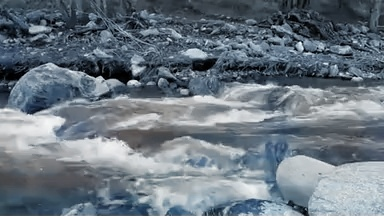
%> input picture project_code/colorization/Code/Input/frame0.jpg, 384 x 216 px
$ octave --eval "result = OwnGetGaborResponse(rgb2gray(imread('Input/frame0.jpg')));"   (GNU Octave 9; MATLAB toolbox functions it lacks are replaced by stand-ins)
%> lines starting %> are read from the running program, lines starting %| are printed output that depends on the picture
%   Input is a gray image of size ImgRow x ImgCol.
%   Output is a set of subimages, where each subimage is of size ImgRow x
%   ImgCol. These subimages are stacked up to form TextureFeatures (cell),
%   and the number of subimages = norient x nscale.
function TextureFeatures = OwnGetGaborResponse(GrayImg)

%   Predefined thresholds.
norient = 8;            %   Number of wavelet scales.
nscale = 5;             %   Number of filter orientations.
boundaryExtension = 32; %   Number of pixels to pad

orientationsPerScale = zeros(1,nscale);
orientationsPerScale(:) = norient;
boundaryExtension = 32; % number of pixels to pad
ImgRow = size(GrayImg,1);   ImgCol = size(GrayImg,2);
GaborFilters = createGabor(orientationsPerScale, [ImgRow ImgCol] +2*boundaryExtension);

GrayImg = im2double(GrayImg);
% % scale intensities to be in the range [0 255]
% GrayImg = GrayImg - min(GrayImg(:));
% GrayImg = 255*GrayImg/max(GrayImg(:));
% % prefiltering: local contrast scaling
% %GrayImg = prefilt(GrayImg, 4);     %Alex Chia


TextureFeatures = OwnGaborConvolve(GrayImg, GaborFilters, boundaryExtension);
return;


% Input images are double in the range [0, 255];
% You can also input a block of images [ncols nrows 3 Nimages]
%
% For color images, normalization is done by dividing by the local
% luminance variance.
function output = prefilt(img, fc)

w = 5;
s1 = fc/sqrt(log(2));

% Pad images to reduce boundary artifacts
img = log(img+1);
img = padarray(img, [w w], 'symmetric');
[sn, sm, c, N] = size(img);
n = max([sn sm]);
n = n + mod(n,2);
img = padarray(img, [n-sn n-sm], 'symmetric','post');

% Filter
[fx, fy] = meshgrid(-n/2:n/2-1);
gf = fftshift(exp(-(fx.^2+fy.^2)/(s1^2)));
gf = repmat(gf, [1 1 c N]);

% Whitening
output = img - real(ifft2(fft2(img).*gf));
clear img

% Local contrast normalization
localstd = repmat(sqrt(abs(ifft2(fft2(mean(output,3).^2).*gf(:,:,1,:)))), [1 1 c 1]);
output = output./(.2+localstd);

% Crop output to have same size than the input
output = output(w+1:sn-w, w+1:sm-w,:,:);
return;


function TextureFeatures = OwnGaborConvolve(GrayImg, GaborFilters, boundaryExtension)

%   Doing filtering.

[ny nx Nfilters] = size(GaborFilters);
ImgRow = size(GrayImg,1);       ImgCol = size(GrayImg,2);
% pad image
GrayImg = padarray(GrayImg, [boundaryExtension boundaryExtension], 'symmetric');
GrayImg = single(fft2(GrayImg));


%   Convolving
TextureFeatures = zeros(ImgRow, ImgCol, Nfilters);
for n = 1:Nfilters
    ig = abs(ifft2(GrayImg.*repmat(GaborFilters(:,:,n), [1 1])));
    ig = ig(boundaryExtension+1:ny-boundaryExtension, boundaryExtension+1:nx-boundaryExtension, :);
    TextureFeatures(:,:,n)  = ig;
end

% [9 lines of commented-out code are left out]


return;


% Precomputes filter transfer functions. All computations are done on the
% Fourier domain.
%
% If you call this function without output arguments it will show the
% tiling of the Fourier domain.
%
% Input
%     numberOfOrientationsPerScale = vector that contains the number of
%                                orientations at each scale (from HF to BF)
%     n = imagesize = [nrows ncols]
%
% output
%     G = transfer functions for a jet of gabor filters
function G = createGabor(or, n)
Nscales = length(or);
Nfilters = sum(or);

if length(n) == 1
    n = [n(1) n(1)];
end

l=0;
for i=1:Nscales
    for j=1:or(i)
        l=l+1;
        param(l,:)=[.35 .3/(1.85^(i-1)) 16*or(i)^2/32^2 pi/(or(i))*(j-1)]; %#ok<AGROW>
    end
end

% Frequencies:
%[fx, fy] = meshgrid(-n/2:n/2-1);
[fx, fy] = meshgrid(-n(2)/2:n(2)/2-1, -n(1)/2:n(1)/2-1);
fr = fftshift(sqrt(fx.^2+fy.^2));
t = fftshift(angle(fx+sqrt(-1)*fy));

% Transfer functions:
G=zeros([n(1) n(2) Nfilters]);
for i=1:Nfilters
    tr=t+param(i,4);
    tr=tr+2*pi*(tr<-pi)-2*pi*(tr>pi);

    G(:,:,i)=exp(-10*param(i,1)*(fr/n(2)/param(i,2)-1).^2-2*param(i,3)*pi*tr.^2);
end


if nargout == 0
    figure
% [9 lines of commented-out code are left out]
    for i=1:Nfilters
        contour(fx, fy, fftshift(G(:,:,i)),[1 .7 .6],'r');
        hold on
    end
    axis('on')
    axis('equal')
    axis([-n(2)/2 n(2)/2 -n(1)/2 n(1)/2])
    axis('ij')
    xlabel('f_x (cycles per image)')
    ylabel('f_y (cycles per image)')
    grid on

    figure;
    for ii=1:Nfilters
        subplot(4,8,ii);
        w = fftshift(ifft2(G(:,:,ii)));
        w = real(w);
        %w = (w - min(w(:))) / (max(w(:)) - min(w(:)));
        imshow(w/max(w(:)));
    end


for ii = 1:32
subplot(4,8,ii);
end


end
return;


% %   Input is a gray image of size ImgRow x ImgCol.
% %   Output is a set of subimages, where each subimage is of size ImgRow x
% %   ImgCol. These subimages are stacked up to form TextureFeatures (cell),
% %   and the number of subimages = norient x nscale.
% function TextureFeatures = OwnGetGaborResponse(GrayImg)
%
% %   Predefined thresholds.
% norient = 8;            %   Number of wavelet scales.
% nscale = 5;             %   Number of filter orientations.
% boundaryExtension = 32; %   Number of pixels to pad
%
% orientationsPerScale = zeros(1,nscale);
% orientationsPerScale(:) = norient;
% boundaryExtension = 32; % number of pixels to pad
% ImgRow = size(GrayImg,1);   ImgCol = size(GrayImg,2);
% GaborFilters = createGabor(orientationsPerScale, [ImgRow ImgCol] +2*boundaryExtension);
%
% GrayImg = im2double(GrayImg);
% % scale intensities to be in the range [0 255]
% GrayImg = GrayImg - min(GrayImg(:));
% GrayImg = 255*GrayImg/max(GrayImg(:));
% % prefiltering: local contrast scaling
% %GrayImg = prefilt(GrayImg, 4);     Alex Chia
% GrayImg = prefilt(GrayImg, 1);
%
%
% TextureFeatures = OwnGaborConvolve(GrayImg, GaborFilters, boundaryExtension);
% return;
%
%
%
% % Input images are double in the range [0, 255];
% % You can also input a block of images [ncols nrows 3 Nimages]
% %
% % For color images, normalization is done by dividing by the local
% % luminance variance.
% function output = prefilt(img, fc)
%
% w = 5;
% s1 = fc/sqrt(log(2));
%
% % Pad images to reduce boundary artifacts
% img = log(img+1);
% img = padarray(img, [w w], 'symmetric');
% [sn, sm, c, N] = size(img);
% n = max([sn sm]);
% n = n + mod(n,2);
% img = padarray(img, [n-sn n-sm], 'symmetric','post');
%
% % Filter
% [fx, fy] = meshgrid(-n/2:n/2-1);
% gf = fftshift(exp(-(fx.^2+fy.^2)/(s1^2)));
% gf = repmat(gf, [1 1 c N]);
%
% % Whitening
% output = img - real(ifft2(fft2(img).*gf));
% clear img
%
% % Local contrast normalization
% localstd = repmat(sqrt(abs(ifft2(fft2(mean(output,3).^2).*gf(:,:,1,:)))), [1 1 c 1]);
% output = output./(.2+localstd);
%
% % Crop output to have same size than the input
% output = output(w+1:sn-w, w+1:sm-w,:,:);
% return;
%
%
%
%
% function TextureFeatures = OwnGaborConvolve(GrayImg, GaborFilters, boundaryExtension)
%
% GrayImg = single(GrayImg);
% ImgRow = size(GrayImg,1);       ImgCol = size(GrayImg,2);
%
% %   Doing filtering.
% [ny nx Nfilters] = size(GaborFilters);
%
% % pad image
% GrayImg = padarray(GrayImg, [boundaryExtension boundaryExtension], 'symmetric');
% GrayImg = single(fft2(GrayImg));
%
% % %   Convolving
% % TextureFeatures = zeros(ImgRow, ImgCol, Nfilters);
% % for n = 1:Nfilters
% %     ig = abs(ifft2(GrayImg.*repmat(GaborFilters(:,:,n), [1 1 1])));
% %     ig = ig(boundaryExtension+1:ny-boundaryExtension, boundaryExtension+1:nx-boundaryExtension, :);
% %     TextureFeatures(:,:,n)  = ig;
% % end
%
% %   Fast Convoling.
% TextureFeatures = zeros(ImgRow, ImgCol, Nfilters);
% TmpImg = zeros(size(GrayImg,1), size(GrayImg,2), Nfilters);
% for n = 1:Nfilters
%     TmpImg(:,:,n) = GrayImg.*GaborFilters(:,:,n);
% end
% TmpImg = ifft2(TmpImg);
% TmpImg = abs(TmpImg);
% TextureFeatures = TmpImg(boundaryExtension+1:ny-boundaryExtension, boundaryExtension+1:nx-boundaryExtension, :);
%
%
% return;
%
%
% % Precomputes filter transfer functions. All computations are done on the
% % Fourier domain.
% %
% % If you call this function without output arguments it will show the
% % tiling of the Fourier domain.
% %
% % Input
% %     numberOfOrientationsPerScale = vector that contains the number of
% %                                orientations at each scale (from HF to BF)
% %     n = imagesize = [nrows ncols]
% %
% % output
% %     G = transfer functions for a jet of gabor filters
% function G = createGabor(or, n)
% Nscales = length(or);
% Nfilters = sum(or);
%
% if length(n) == 1
%     n = [n(1) n(1)];
% end
%
% l=0;
% for i=1:Nscales
%     for j=1:or(i)
%         l=l+1;
%         param(l,:)=[.35 .3/(1.85^(i-1)) 16*or(i)^2/32^2 pi/(or(i))*(j-1)]; %#ok<AGROW>
%     end
% end
%
% % Frequencies:
% %[fx, fy] = meshgrid(-n/2:n/2-1);
% [fx, fy] = meshgrid(-n(2)/2:n(2)/2-1, -n(1)/2:n(1)/2-1);
% fr = fftshift(sqrt(fx.^2+fy.^2));
% t = fftshift(angle(fx+sqrt(-1)*fy));
%
% % Transfer functions:
% G=zeros([n(1) n(2) Nfilters]);
% for i=1:Nfilters
%     tr=t+param(i,4);
%     tr=tr+2*pi*(tr<-pi)-2*pi*(tr>pi);
%
%     G(:,:,i)=exp(-10*param(i,1)*(fr/n(2)/param(i,2)-1).^2-2*param(i,3)*pi*tr.^2);
% end
%
%
% if nargout == 0
%     figure
%     for i=1:Nfilters
%         contour(fx, fy, fftshift(G(:,:,i)),[1 .7 .6],'r');
%         hold on
%     end
%     axis('on')
%     axis('equal')
%     axis([-n(2)/2 n(2)/2 -n(1)/2 n(1)/2])
%     axis('ij')
%     xlabel('f_x (cycles per image)')
%     ylabel('f_y (cycles per image)')
%     grid on
% end
% return;
%> in OwnGetGaborResponse, `GrayImg = im2double(GrayImg);`:
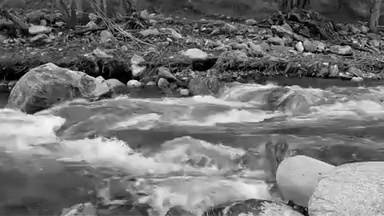
%> GrayImg: size 216x384 double; min 0, max 0.969, mean 0.455
%> in OwnGaborConvolve, `GrayImg = padarray(GrayImg, [boundaryExtension boundaryExtension], 'sy..`:
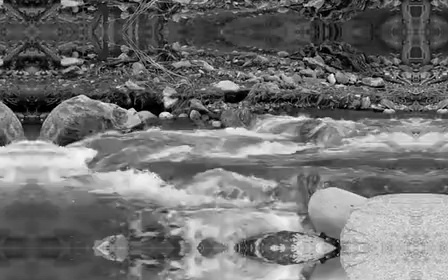
%> GrayImg: size 280x448 double; min 0, max 0.969, mean 0.441
%> the loop in OwnGaborConvolve, `for n = 1:Nfilters` made 40 passes
%> pass 1, in OwnGaborConvolve, `ig = abs(ifft2(GrayImg.*repmat(GaborFilters(:,:,n), [1 1])));`:
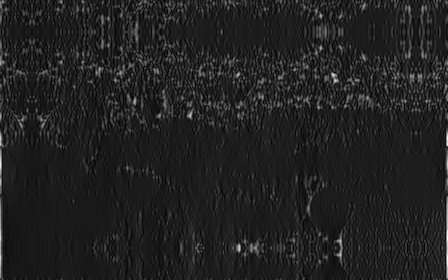
%> ig: size 280x448 single; min 0.000136, max 0.123, mean 0.0162; drawn with min black and max white
%> pass 1, in OwnGaborConvolve, `ig = ig(boundaryExtension+1:ny-boundaryExtension, boundaryExtension+1:..`:
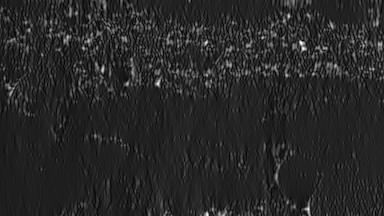
%> ig: size 216x384 single; min 0.000202, max 0.101, mean 0.016; drawn with min black and max white
%> pass 2, in OwnGaborConvolve, `ig = abs(ifft2(GrayImg.*repmat(GaborFilters(:,:,n), [1 1])));`:
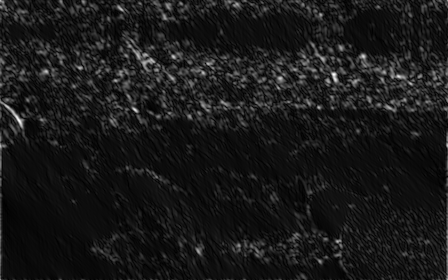
%> ig: size 280x448 single; min 3.61e-05, max 0.0974, mean 0.00968; drawn with min black and max white
%> pass 2, in OwnGaborConvolve, `ig = ig(boundaryExtension+1:ny-boundaryExtension, boundaryExtension+1:..`:
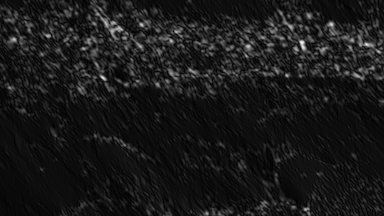
%> ig: size 216x384 single; min 3.61e-05, max 0.0974, mean 0.0098; drawn with min black and max white

$ run again, on project_code/colorization/Code/Input/frame11.jpg
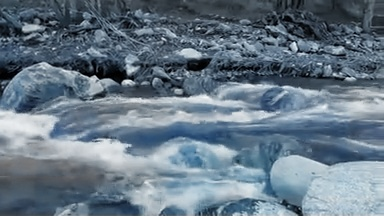
%> input picture project_code/colorization/Code/Input/frame11.jpg, 384 x 216 px
%> in OwnGaborConvolve, `GrayImg = padarray(GrayImg, [boundaryExtension boundaryExtension], 'sy..`:
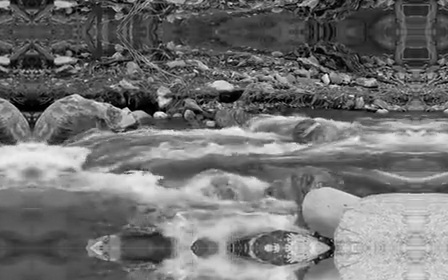
%> GrayImg: size 280x448 double; min 0, max 0.969, mean 0.445
%> the loop in OwnGaborConvolve, `for n = 1:Nfilters` made 40 passes
%> pass 2, in OwnGaborConvolve, `ig = ig(boundaryExtension+1:ny-boundaryExtension, boundaryExtension+1:..`:
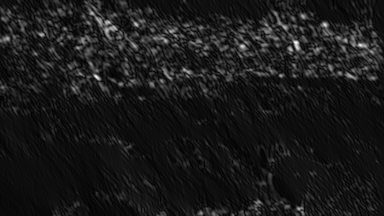
%> ig: size 216x384 single; min 3.36e-05, max 0.0915, mean 0.0094; drawn with min black and max white

$ run again, on project_code/colorization/Code/Input/frame15.jpg
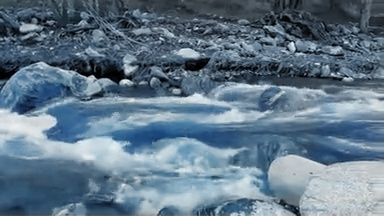
%> input picture project_code/colorization/Code/Input/frame15.jpg, 384 x 216 px
%> in OwnGaborConvolve, `GrayImg = padarray(GrayImg, [boundaryExtension boundaryExtension], 'sy..`:
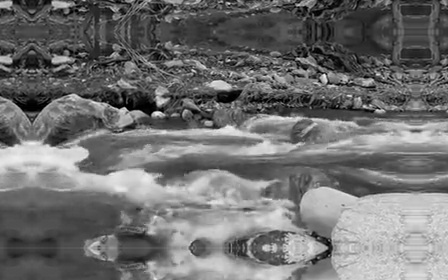
%> GrayImg: size 280x448 double; min 0, max 0.957, mean 0.441
%> the loop in OwnGaborConvolve, `for n = 1:Nfilters` made 40 passes
%> pass 2, in OwnGaborConvolve, `ig = ig(boundaryExtension+1:ny-boundaryExtension, boundaryExtension+1:..`:
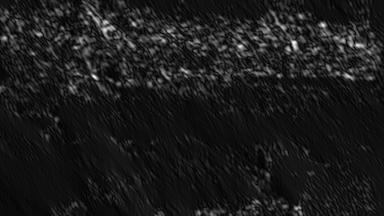
%> ig: size 216x384 single; min 1.36e-05, max 0.0842, mean 0.00914; drawn with min black and max white
